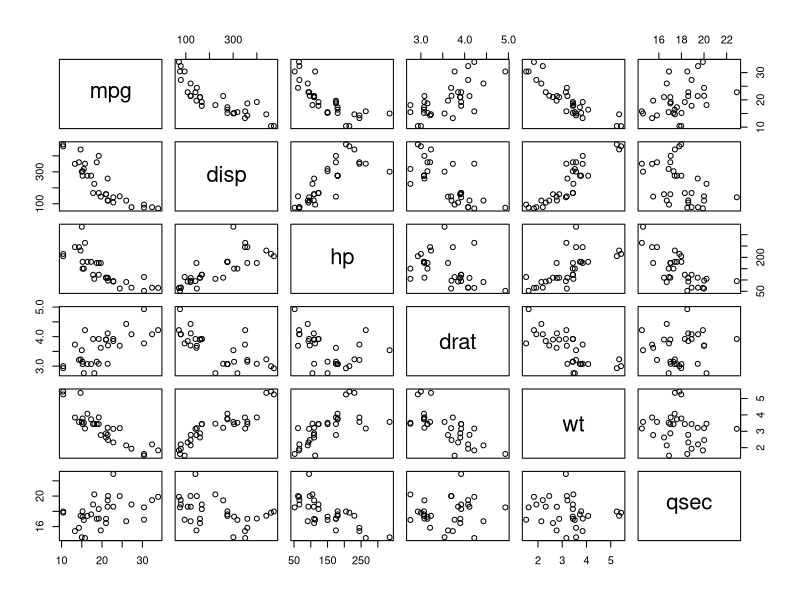
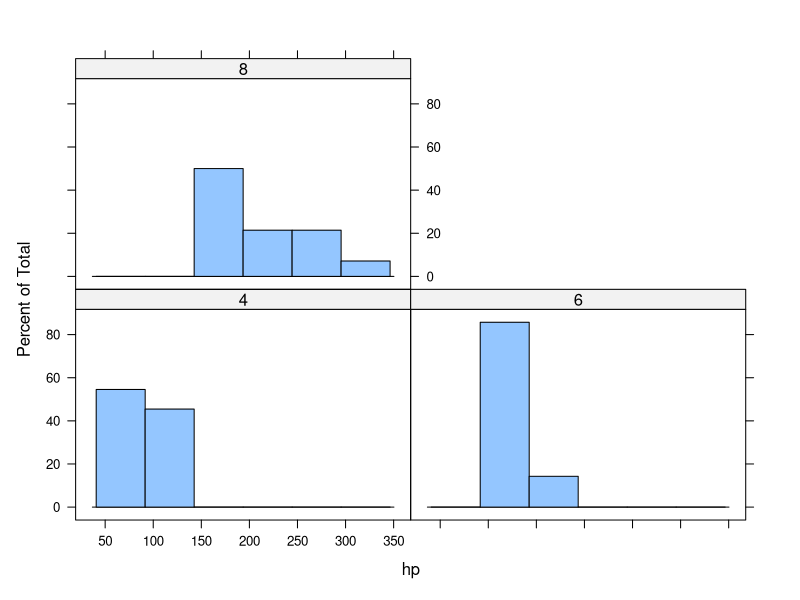
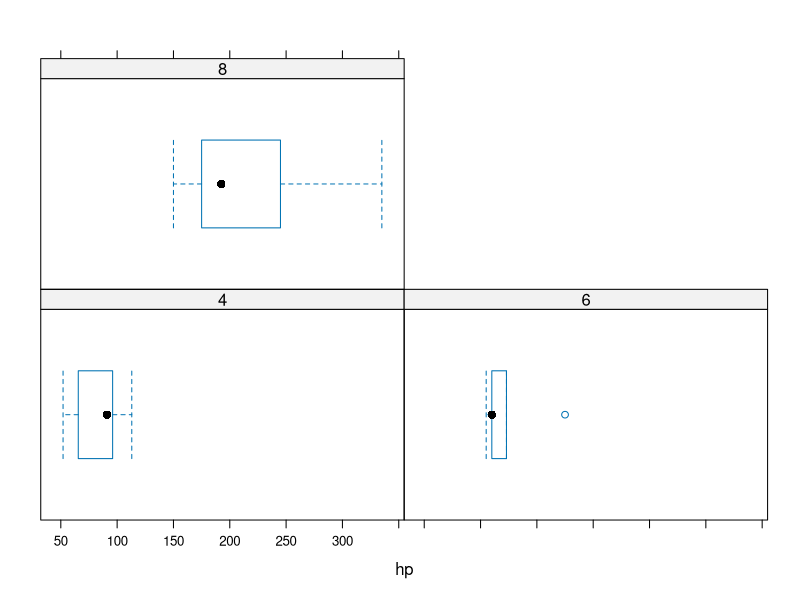
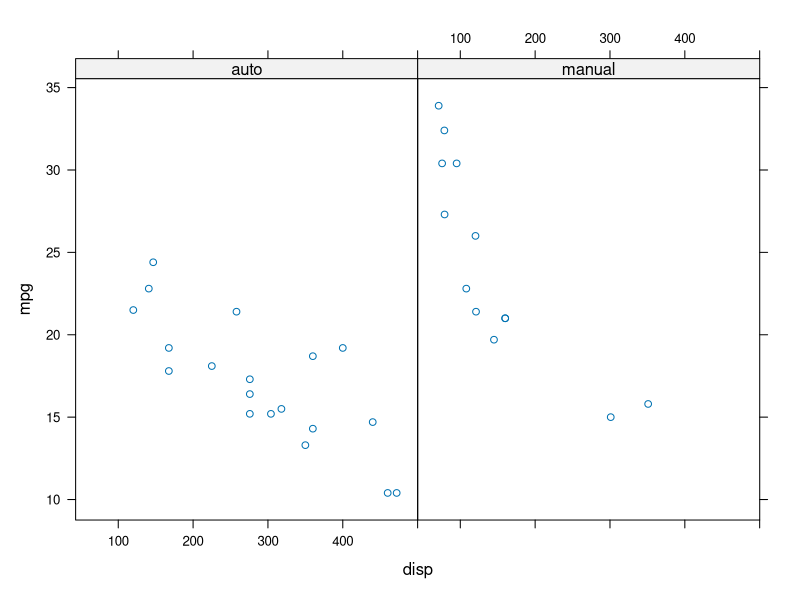
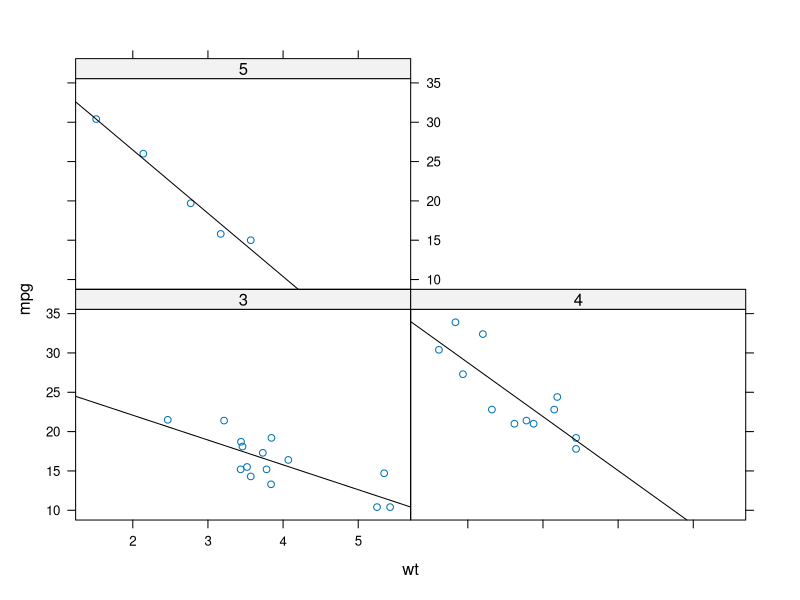

Source code (R) for these figures, in order: (Note: this script raises an error after producing the figures.)
#############################
## Chapter 10. Working with multiple variables
### Some basic tools for multivariate data  

data(mtcars)
summary(mtcars)

for (i in c(2,8,9,10,11)){mtcars[,i]=factor(mtcars[,i])}
names(mtcars)[9]="trans"
levels(mtcars$trans)<-c("auto","manual")
summary(mtcars)

with(mtcars,table(carb,cyl,trans))

pairs(mtcars[,-c(2,8,9,10,11)])

require(lattice)

par(mar=c(3,3,2,0.5))
histogram( ~ hp | cyl , data = mtcars)
bwplot( ~ hp | cyl , data = mtcars)

par(mar=c(3,3,2,0.5))
xyplot(mpg ~ disp | trans, data=mtcars)

par(mar=c(3,3,2,0.5))
plot.regression = function(x,y) {;
  panel.xyplot(x,y);
  panel.abline(lm(y~x));
}
xyplot(mpg ~ wt | gear, panel = plot.regression,data=mtcars)

anat<-read.table("../Data/anatomy-pilot-simple.txt",header=TRUE,sep="\t")
summary(anat)
for(i in c(1,3)) anat[,i]<-factor(anat[,i]) # cols 1,3 to factors
levels(anat$media.rep)<-c("R1","R1","R2","R2") # r1,2 to R1,2
anat$CellSize.avg<-rowMeans(anat[,11:14]) # avgCellSize
anat$m.Loc<-factor(paste(anat$media.rep,anat$Loc)) # combined levels

anat<-anat[,-(11:15)]
names(anat)
summary(anat)

pairs(anat[,-(1:4)])

by(data=anat[,7:10],INDICES= list(anat$media.rep,anat$Loc),FUN= colMeans)

pca1<-prcomp(mtcars,center = TRUE,scale. = TRUE)
summary(pca1)
screeplot(pca1)
biplot(pca1)
pca1$rotation

wrong.pca<-prcomp(mtcars)
summary(wrong.pca)
screeplot(wrong.pca)
biplot(wrong.pca)


anat.means<-aggregate(anat[,5:11],by=anat[c(1,4)],mean,na.rm=TRUE)
rownames(anat.means)<-with(anat.means,paste(Gtype,Loc))

plot(hclust(dist(scale(mtcars))))

hc<-hclust(dist(scale(mtcars)))
dendro<-as.dendrogram(hc)
par(mar=c(3,0.5,0.5,5))
plot(dendro, horiz=TRUE)

data(iris)
kcl<-kmeans(iris[,-5],3,nstart=3)
table(kcl$cluster,iris$Species)

par(mfrow=c(1,2))
plot(jitter(iris$Petal.Length),jitter(iris$Sepal.Width),col=kcl$cluster,main="K-means",xlab="Petal length",ylab="Sepal width")
plot(jitter(iris$Petal.Length),jitter(iris$Sepal.Width),col=iris$Species,main="Species",xlab="Petal length",ylab="Sepal width")

###### VI. Exercises ######
## 1)## The built in dataset `iris` has data on  four floral measurements for three different species of iris. Make a pairs plot of the data. What relationships (correlations) look strongest? 

## 2)##  The grouping evident with the `Species` variable in the last plot should make you curious. Add the argument `col=iris$Species` to the last plot you made. Does this change your conclusions about correlations between any of the relationships? Can you make a lattice plot (`xyplot()`) showing `Sepal.Length` as a function of `Sepal.Width` for the different species?

## 3)## The built in data `state.x77` (which can be loaded via `data(state)`) has data for the 50 US states. Fit a principal components analysis to this data. What proportion of variation is explained by the first three principal components? What variable has the greatest (absolute) loading value on each of the first three principal components? (Note: the dataset `state` is a list of datasets one of which is a matrix named `state.x77`)

## 4)## The `state.x77` can also be appraoched using heirarchical clustering. Create a cluster dendrogram of the first 20 states (in alphabetical order, as presented in the data) using `hclust()`.  (_Hint:_ given the length of the names, it might be worth plotting the dendrogram horizontally). Do any clusters stand out as surprising?

